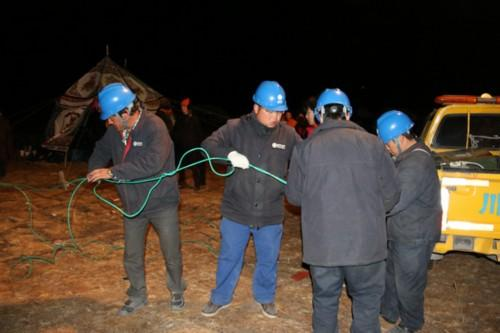
//> input picture old-version/test_imgs/001.jpg, 500 x 333 px
$ ./main   (built with g++ and OpenCV 4)
//> lines starting //> are read from the running program, lines starting //| are printed output that depends on the picture
#include<opencv2\opencv.hpp>
#include<iostream>
#include<fstream>
#include<sstream>
using namespace std;

#define CONFTHRESHOLD 0.1

string labelNames[5] = { "Y", "R", "B", "W", "N" };
vector<string> classes(labelNames, labelNames + 5);
vector<cv::Scalar> showColor = {cv::Scalar(0,255,255),cv::Scalar(0,0,255),
								cv::Scalar(255,0,0),cv::Scalar::all(255),
								cv::Scalar(0,255,0)};

vector<cv::String> getOutpusNames(const cv::dnn::Net& net);

void preprocess(cv::Mat& frame, cv::Mat& preprocessed, cv::Size caffeInputSize, cv::Scalar mean, float inputscale);
void postprocess(cv::Mat& frame, const vector<cv::Mat>& outs, cv::dnn::Net& net);
void drawPred(int classId, float conf, int left, int top, int right, int bottom, cv::Mat& frame);
void resizeImage(cv::Mat& frame, cv::Mat& dst, cv::Size dims);

int main(){
	cv::dnn::Net peleeDetection;
	string prototxt = "../models/pelee/deploy_inference.prototxt";
	string weights = "../models/pelee/pelee_SSD_304x304_map78.caffemodel.caffemodel";
	string img = "../test_imgs/001.jpg";
	cv::Mat image = cv::imread(img);
//> image is the input picture: 333 rows x 500 cols, CV_8UC3; mean B, G, R 49.7, 58.5, 68.7
	cv::Mat preprocessed;
	cv::Size caffeInputSize(304, 304);
	cv::Scalar mean(103.94, 116.78, 123.68);
	float inputscale = 0.017f;

	preprocess(image, preprocessed,caffeInputSize,mean,inputscale);

	vector<cv::Mat> detections;
	peleeDetection = cv::dnn::readNetFromCaffe(prototxt, weights);
	cv::Mat inputBlob = cv::dnn::blobFromImage(preprocessed, 1.0, caffeInputSize,cv::Scalar::all(0),false, false);
	peleeDetection.setInput(inputBlob);
	peleeDetection.forward(detections, getOutpusNames(peleeDetection));

	postprocess(image, detections, peleeDetection);
	cv::imshow("results", image);
	cv::waitKey();
	return 0;
}

// [13 lines left out: function getOutpusNames, not called in this run]

void preprocess(cv::Mat& frame, cv::Mat& preprocessed, cv::Size caffeInputSize, cv::Scalar mean, float inputscale)
{
//> called with caffeInputSize = Size(304, 304), mean = Scalar(103.9, 116.8, 123.7), inputscale = 0.017

	frame.convertTo(preprocessed, CV_32F, 1.0 / 255.0, 0.0);
	resizeImage(preprocessed, preprocessed, caffeInputSize);
	preprocessed.convertTo(preprocessed, CV_32F, 255.0, 0);
	cv::subtract(preprocessed, mean, preprocessed);
	preprocessed = preprocessed * inputscale;
}

// [45 lines left out: functions postprocess, drawPred, not called in this run]

void resizeImage(cv::Mat& frame, cv::Mat& dst, cv::Size dims)
{
//> called with dims = Size(304, 304)
	double max, min;
	int idx_min[2] = { 255, 255 }, idx_max[2] = { 255, 255 };
	cv::Mat tempImage;
	frame.copyTo(tempImage);
	tempImage = tempImage.reshape(1);
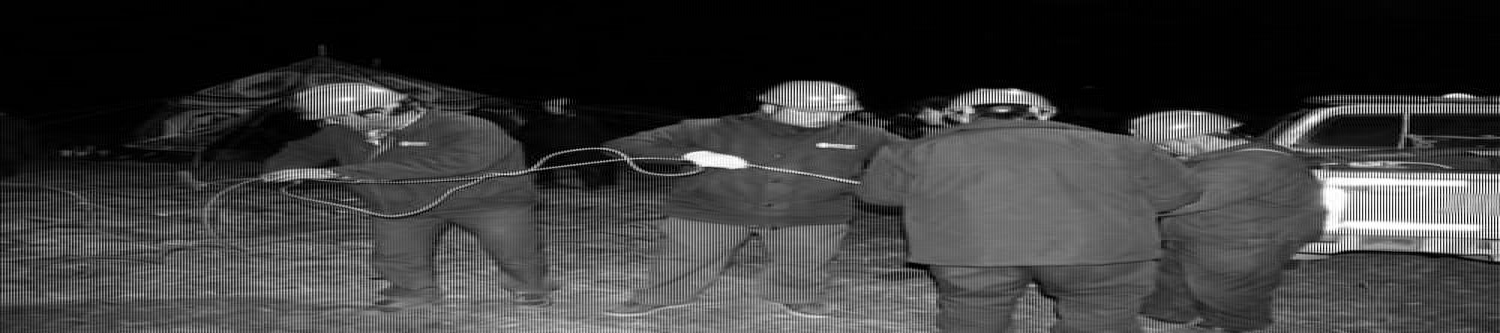
//> tempImage: 333 rows x 1500 cols, CV_32FC1; min 0, max 1, mean 0.231
	cv::minMaxIdx(tempImage, &min, &max, idx_min,idx_max);
//> min = 0; max = 1; idx_min = [0, 144]; idx_max = [89, 372]

	cv::Mat imageStd;
	cv::Mat resizedStd;
	cv::subtract(frame, cv::Scalar::all(min), imageStd);

	imageStd = imageStd / (max - min);
	cv::resize(imageStd, resizedStd, dims);
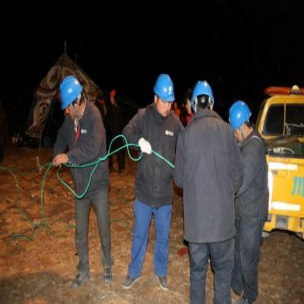
//> resizedStd: 304 rows x 304 cols, CV_32FC3; mean B, G, R 0.195, 0.23, 0.269
//> (the run ends here: the program stops with an error, at `peleeDetection = cv::dnn::readNetFromCaffe(prototxt, weights);`)

$ run again, with old-version/test_imgs/003.jpg copied over old-version/test_imgs/001.jpg
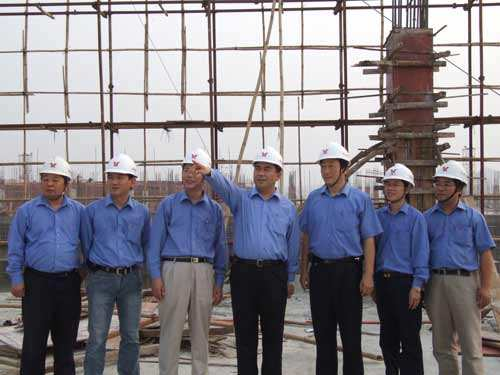
//> input picture old-version/test_imgs/003.jpg, 500 x 375 px
//> image is the input picture: 375 rows x 500 cols, CV_8UC3; mean B, G, R 137, 128.6, 131.7
//> in resizeImage, `tempImage = tempImage.reshape(1);`:
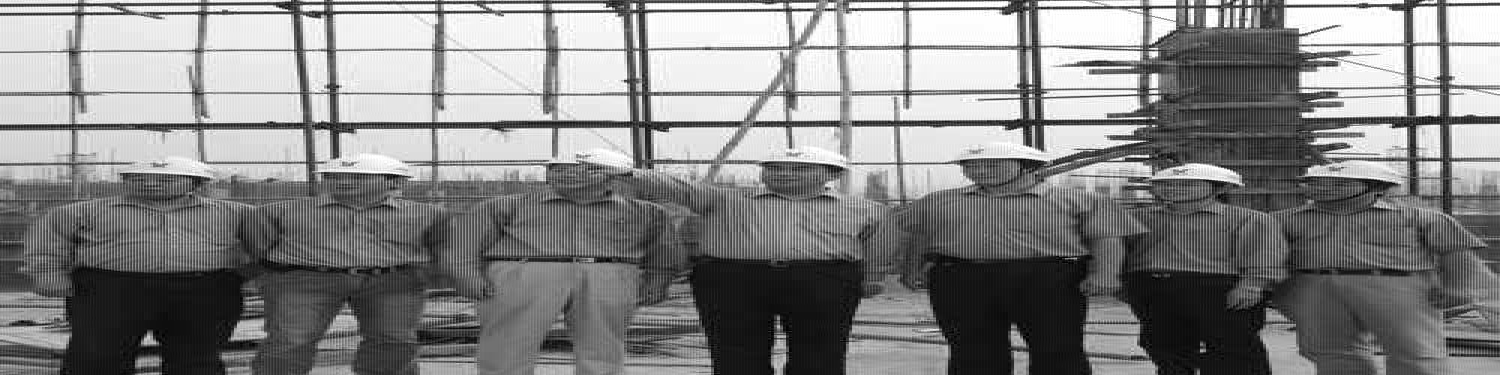
//> tempImage: 375 rows x 1500 cols, CV_32FC1; min 0, max 1, mean 0.519
//> min = 0; max = 1; idx_min = [127, 321]; idx_max = [0, 197]
//> in resizeImage, `cv::resize(imageStd, resizedStd, dims);`:
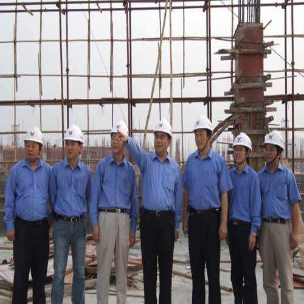
//> resizedStd: 304 rows x 304 cols, CV_32FC3; mean B, G, R 0.537, 0.504, 0.517
